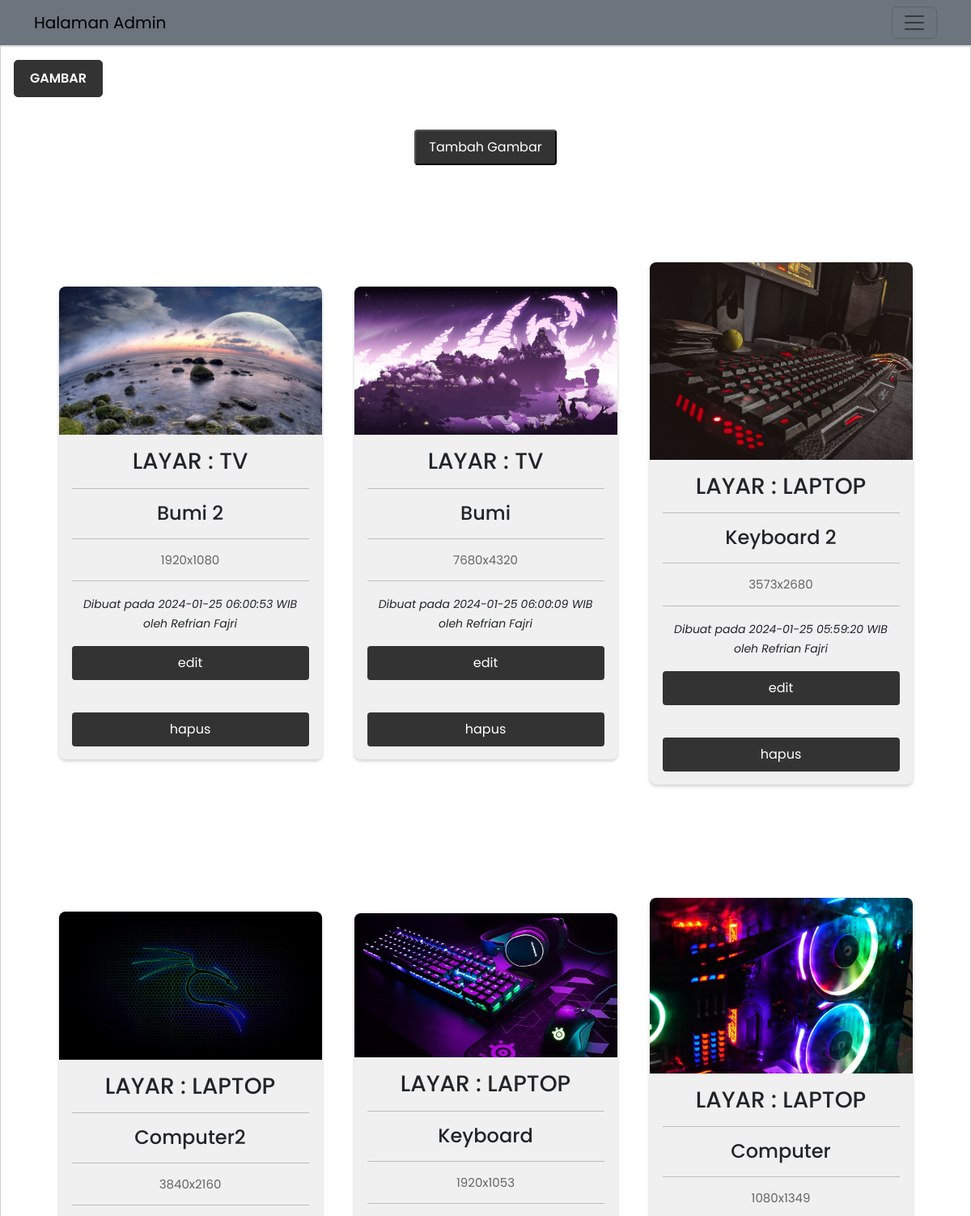
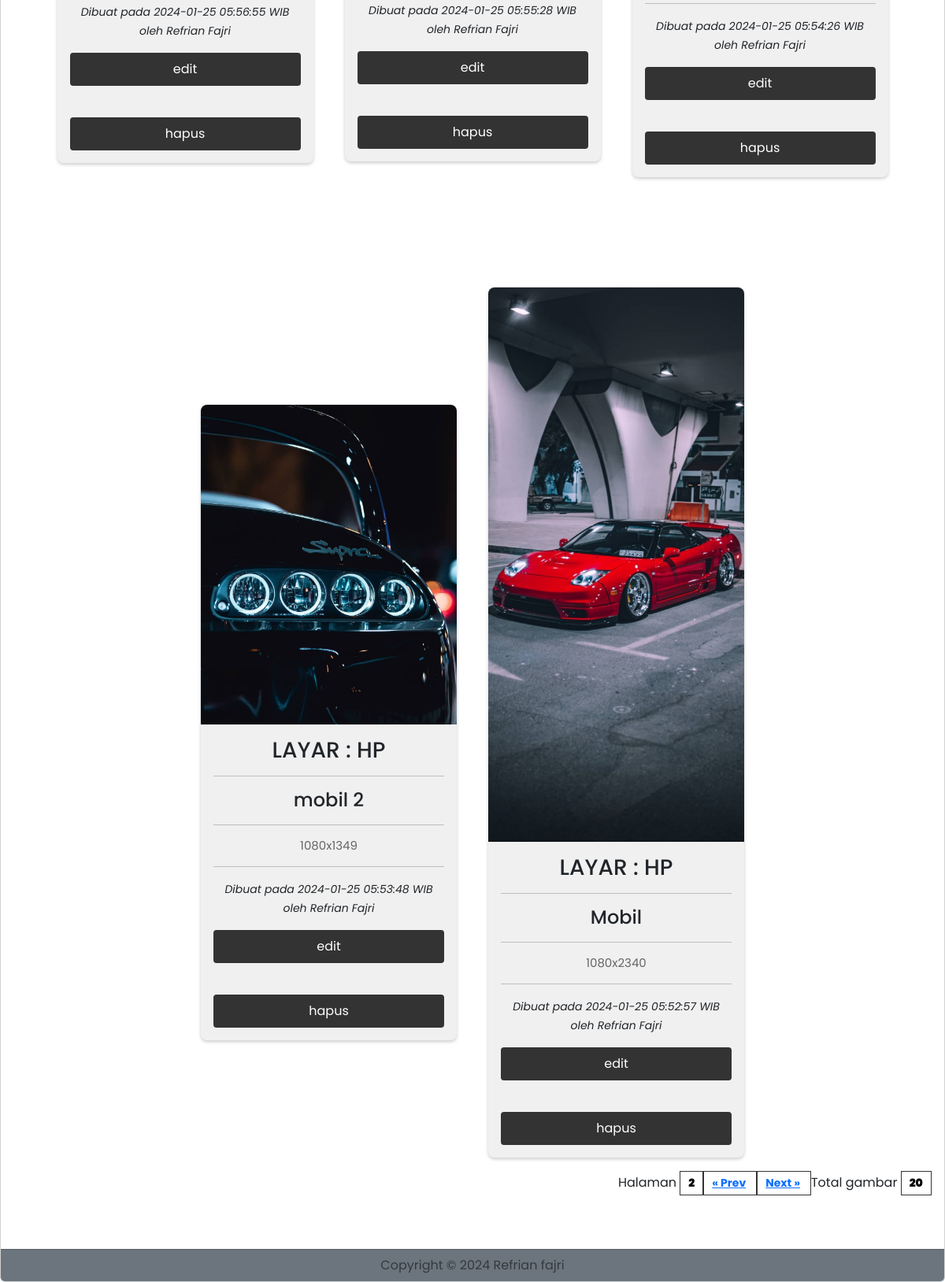
Screenshot of /admin/index.php?p=gambar&pg=2 (signed in) with the database file from the repository (2 pictures, top to bottom).
### tables this page shows
CREATE TABLE IF NOT EXISTS `gambar` (
  `idgambar` int(11) NOT NULL AUTO_INCREMENT,
  `idkat` int(11) NOT NULL,
  `idadmin` int(11) NOT NULL,
  `nama` text NOT NULL,
  `resolusi` text NOT NULL,
  `foto` text NOT NULL,
  `tglgambar` datetime NOT NULL,
  PRIMARY KEY (`idgambar`)
);

CREATE TABLE IF NOT EXISTS `kategori` (
  `idkat` int(11) NOT NULL AUTO_INCREMENT,
  `idadmin` int(11) NOT NULL,
  `namakat` varchar(50) NOT NULL,
  `ketkat` text NOT NULL,
  `tglkat` datetime NOT NULL,
  PRIMARY KEY (`idkat`)
);

### admin/gambar.php (the view)
<button type="button>" class="btn-g">GAMBAR</button>
<br>
<a href="<?php echo "?p=gambaradd"; ?>"><button class="btn-add">Tambah Gambar</button></a><br>
<?php
$batas = 8;
$halaman = $_GET["pg"];
if (empty($halaman)) {
    $posisi = 0;
    $halaman = 1;
} else {
    $posisi = ($halaman - 1) * $batas;
}
$sqlg = mysqli_query($kon, "select * from gambar order by tglgambar desc limit $posisi, $batas");
while ($rg = mysqli_fetch_array($sqlg)) {
    $sqlk = mysqli_query($kon, "select * from kategori where idkat='$rg[idkat]'");
    $rk = mysqli_fetch_array($sqlk);
    $nm = substr($rg["nama"], 0, 25);
    echo "<div class='grid100'>";
    echo "<div class='kartu-container'>";
    echo "<div class='kartu'>";
    echo "<img src='../foto/$rg[foto]' alt='rusak'>";
    echo "<div class='kartu-content'>";
    echo "<h3>$rk[namakat]</h3>
    <hr>
            <h4>$nm</h4>
            <hr>
             <p>$rg[resolusi]</p>
            <hr>
<small><i>Dibuat pada $rg[tglgambar] WIB <br> oleh $ra[namalengkap]</i></small>
";
    echo "<a href='?p=gambaredit&id=$rg[idgambar]' class='btn'>edit</a><br>";
    echo "<a href='?p=gambardel&id=$rg[idgambar]' class='btn'>hapus</a>";
    echo "</div>";
    echo "</div>";
    echo "</div>";
    echo "</div>";
}
echo "<div class='dh12' align='right'>";
echo "Halaman ";
$sqlhal = mysqli_query($kon, "select * from gambar");
$jmldata = mysqli_num_rows($sqlhal);
$jmlhal = ceil($jmldata / $batas);
for ($i = 1; $i <= $jmlhal; $i++) {
    if ($i == $halaman) {
        echo "<span class='kotak'><b>$i</b></span>";
    }
}
if ($halaman > 1) {
    $prev = $halaman - 1;
    echo "<span class='kotak'><a href='?p=gambar&pg=$prev'>&laquo; Prev</a> </span>";
} else {
    echo "<span class='kotak'>&laquo; Prev</span>";
}
if ($halaman < $jmlhal) {
    $next = $halaman + 1;
    echo "<span class='kotak'><a href='?p=gambar&pg=$next'>Next &raquo;</a> </span>";
} else {
    echo "<span class='kotak'>Next &raquo;</span>";
}
echo "Total gambar <span class='kotak'><b>$jmldata</b></span>";
echo "<p></div>";
echo "<p>&nbsp;</p>";
?>

### admin/index.php (shortened to what this page needs)
<?php
include "koneksi.php";
?>
<!doctype html>
<html lang="en">
<head>
    <link rel="stylesheet" href="style.css">
    <link href="https://cdn.jsdelivr.net/npm/bootstrap@5.3.2/dist/css/bootstrap.min.css" rel="stylesheet"
>
</head>
<body>
    <?php
    if (!empty($_SESSION["useradm"]) and !empty($_SESSION["passadm"])) {
        $sqla = mysqli_query($kon, "select * from admin where username='$_SESSION[useradm]' and password='$_SESSION[passadm]'");
        $ra = mysqli_fetch_array($sqla);
        ?>
        <div class="card text-center">
            <div class="card-header">
                <div class="continer1">
                    <nav class="navbar bg-secondary fixed-top ">
                        <div class="container ">
                            <a class="navbar-brand" href="<?php echo "?p=gambar"; ?>">Halaman Admin </a>
                            <button class="navbar-toggler" type="button" data-bs-toggle="offcanvas"
                                data-bs-target="#offcanvasNavbar" aria-controls="offcanvasNavbar"
                                aria-label="Toggle navigation">
                                <span class="navbar-toggler-icon"></span>
                            </button>
                        </div>
                    </nav>
                </div>
            </div>
            <div class="card-body">
                <div class="continer2">
                    <?php
                    if ($_GET["p"] == "logout") {
                        include "logout.php";
                    } else if ($_GET["p"] == "kategori") {
                        include "kategori.php";
                    } else if ($_GET["p"] == "kategoriadd") {
                        include "kategoriadd.php";
                    } else if ($_GET["p"] == "kategoriedit") {
                        include "kategoriedit.php";
                    } else if ($_GET["p"] == "kategoridel") {
                        include "kategoridel.php";
                    } else if ($_GET["p"] == "gambar") {
                        include "gambar.php";
                    } else if ($_GET["p"] == "gambaradd") {
                        include "gambaradd.php";
                    } else if ($_GET["p"] == "gambaredit") {
                        include "gambaredit.php";
                    } else if ($_GET["p"] == "gambardel") {
                        include "gambardel.php";
                    } else {
                        include "gambar.php";
                    }
                    ?>
                </div>
            </div>
            <div class="card-footer bg-secondary text-body-secondary">
                <div class="continer3">
                    Copyright &copy; 2024 Refrian fajri
                </div>
            </div>
        </div>
        <?php
    } else {
        include "login.php";
    }
    ?>
</body>
</html>

### admin/style.css (style rules this page uses)
* { margin: 0px; padding: 0px; box-sizing: border-box; font-family: "Poppins", sans-serif; }
.continer1 { font-family: "Poppins", sans-serif; margin: 40px; }
.continer2 { font-family: "Poppins", sans-serif; }
.continer3 { font-family: "Poppins", sans-serif; }
.kartu-container { display: flex; justify-content: center; flex-wrap: wrap; margin-top: 100px; }
.kartu { width: 325px; background-color: #f0f0f0; border-radius: 8px; overflow: hidden; box-shadow: 0px 2px 4px rgba(0, 0, 0, 0.2); margin: 20px; }
.kartu img { width: 100%; height: auto; }
.kartu-content { padding: 16px; }
.kartu-content h3 { font-size: 28px; margin-bottom: 8px; }
.kartu-content p { color: #666; font-size: 15px; line-height: 1.3; }
.kartu-content .btn { display: flex; padding: 8px 16px; background-color: #333; text-decoration: none; border-radius: 4px; margin-top: 16px; color: #fff; justify-content: center; }
.btn-g { display: flex; align-items: center; justify-content: center; background-color: #333; border: 1px solid #333; border-radius: 5px; padding: 6px; min-height: 46px; min-width: 110px; color: #ffffff; font-weight: 600; text-decoration: none; }
.btn-add { display: inline-block; padding: 8px 16px; background-color: #333; text-decoration: none; border-radius: 4px; margin-top: 16px; color: #fff; }
:root { --clr-primary: #651fff; --clr-gray: #37474f; --clr-gray-light: #b0bec5; }
.dh12 { width: 99.99%; }
.dh1, .dh2, .dh3, .dh4, .dh5, .dh6, .dh7, .dh8, .dh9, .dh10, .dh11, .dh12 { float: left; display: inline; margin: 0 0%; }
.kotak { border: 1px solid #333; color: #000000; padding: 4px 10px 5px; font-size: 14px; margin: 0 0px 0 0; font-weight: bold; cursor: pointer; }
.grid100 { display: inline-block; grid-template-columns: repeat(auto-fit, minmax(100px, 1fr)); gap: 10px; }

### rows the page displays
gambar: foto (picture), idkat.namakat "LAYAR : TV", nama "Bumi 2", resolusi "1920x1080", tglgambar "2024-01-25 06:00:53"
gambar: foto (picture), idkat.namakat "LAYAR : TV", nama "Bumi", resolusi "7680x4320", tglgambar "2024-01-25 06:00:09"
gambar: foto (picture), idkat.namakat "LAYAR : LAPTOP", nama "Keyboard 2", resolusi "3573x2680", tglgambar "2024-01-25 05:59:20"
gambar: foto (picture), idkat.namakat "LAYAR : LAPTOP", nama "Computer2", resolusi "3840x2160", tglgambar "2024-01-25 05:56:55"
gambar: foto (picture), idkat.namakat "LAYAR : LAPTOP", nama "Keyboard", resolusi "1920x1053", tglgambar "2024-01-25 05:55:28"
gambar: foto (picture), idkat.namakat "LAYAR : LAPTOP", nama "Computer", resolusi "1080x1349", tglgambar "2024-01-25 05:54:26"
gambar: foto (picture), idkat.namakat "LAYAR : HP", nama "mobil 2", resolusi "1080x1349", tglgambar "2024-01-25 05:53:48"
gambar: foto (picture), idkat.namakat "LAYAR : HP", nama "Mobil", resolusi "1080x2340", tglgambar "2024-01-25 05:52:57"

### other values shown
$ra[namalengkap] "Refrian Fajri"
$jmldata "20"
